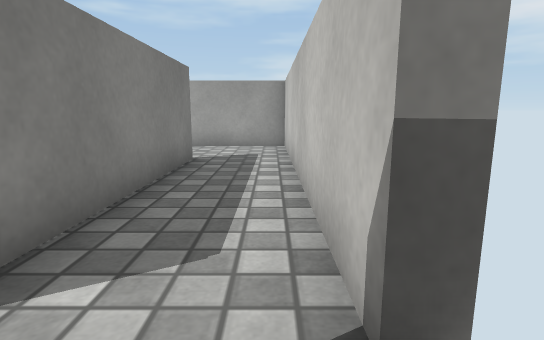
view 1 (above)

22 first-person views from a walk through a Unity game level. The camera is 0.53 m above the floor, tilts 10° down and sees 80° across. The floor is counted in squares, 0.5 m on a side. Each view is taken from the middle of a square. On the plan, view 1 faces up. The plan holds only what a view shows up to about 13 squares ahead; the rest is blank. The player is left out. Surface patterns are stand-ins for the level's own textures.

view 2
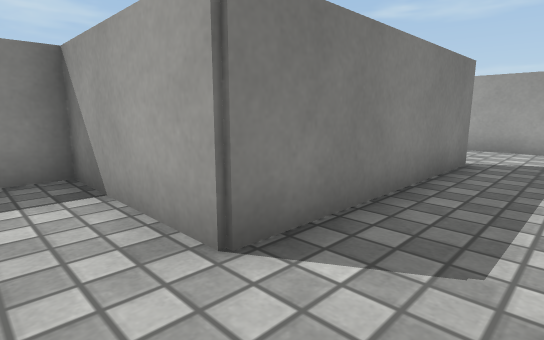

view 3
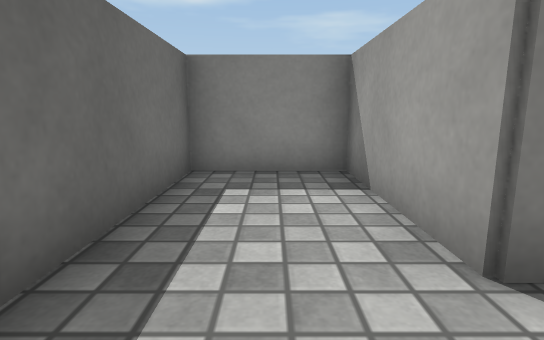

view 4
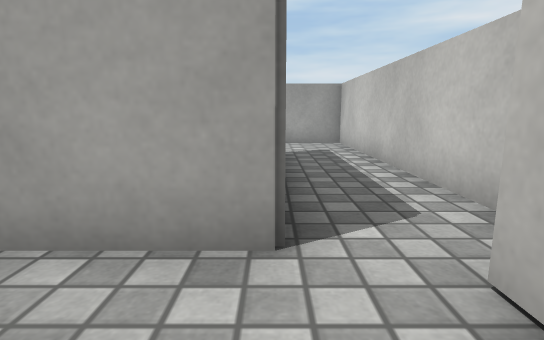

view 5
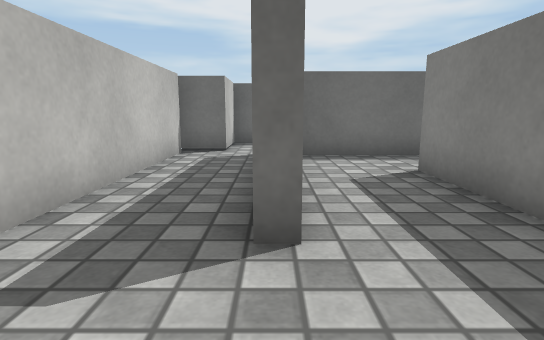

view 6
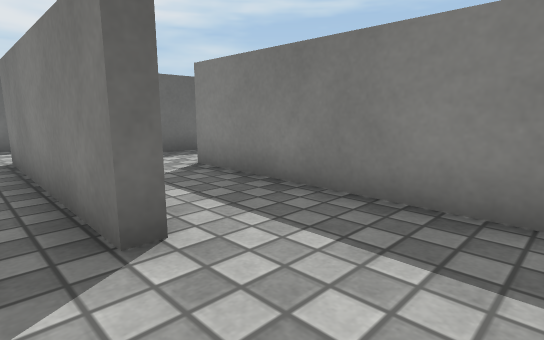

view 7
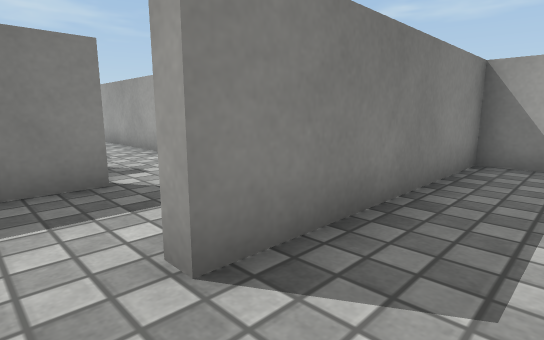

view 8
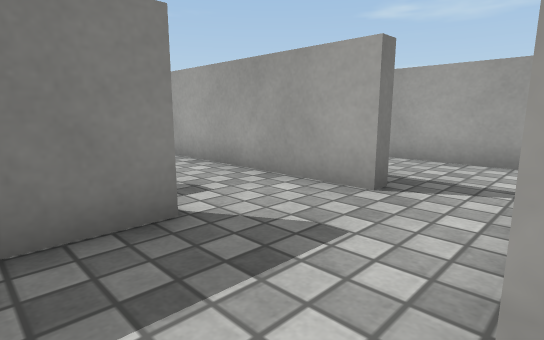

view 9
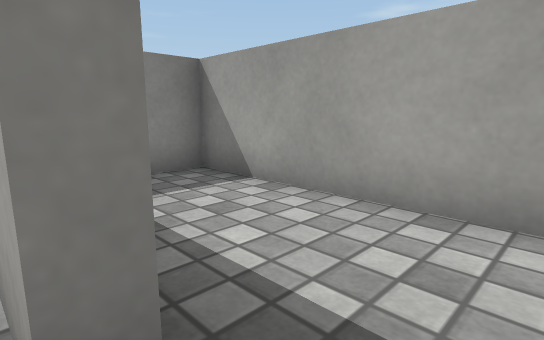

view 10
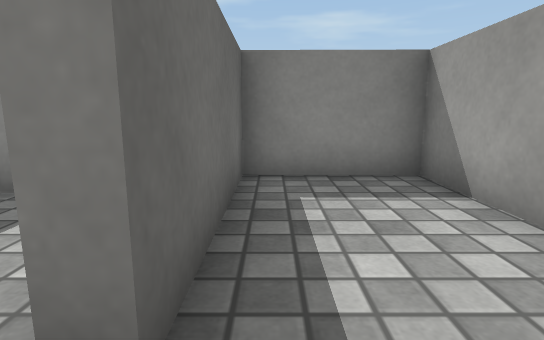

view 11
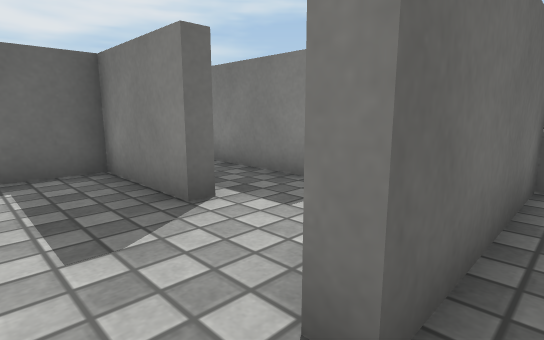

view 12
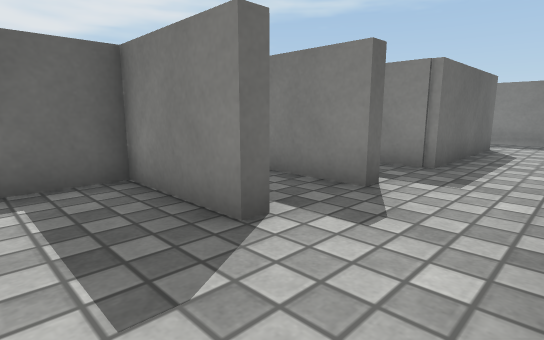

view 13
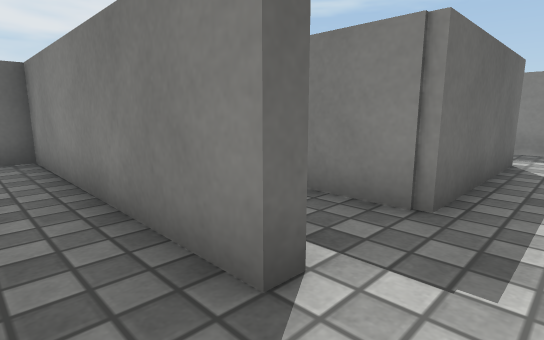

view 14
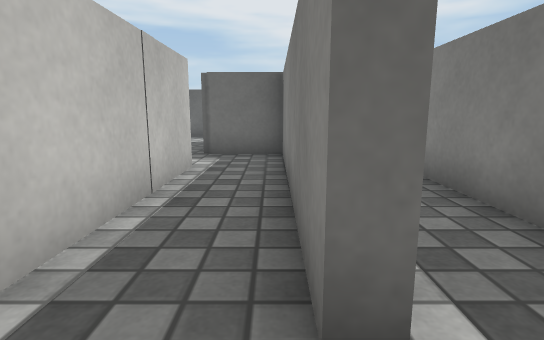

view 15
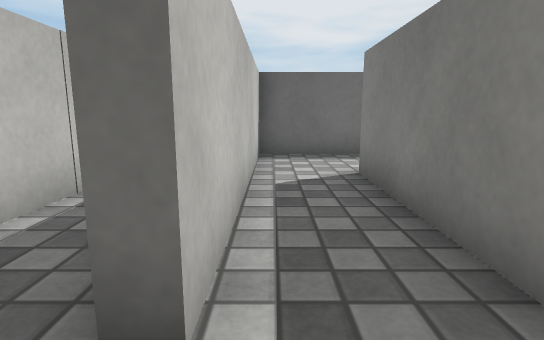

view 16
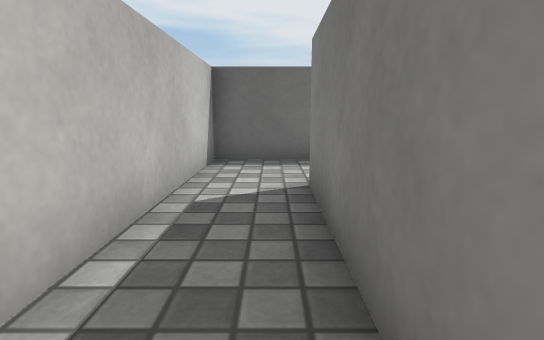

view 17
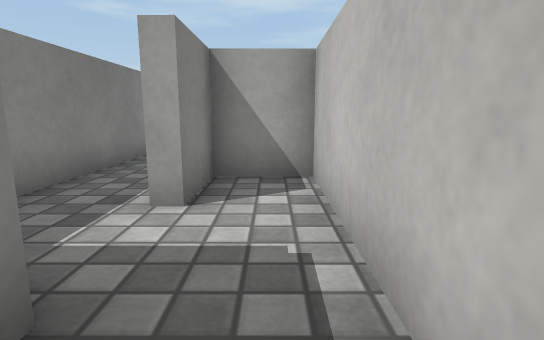

view 18
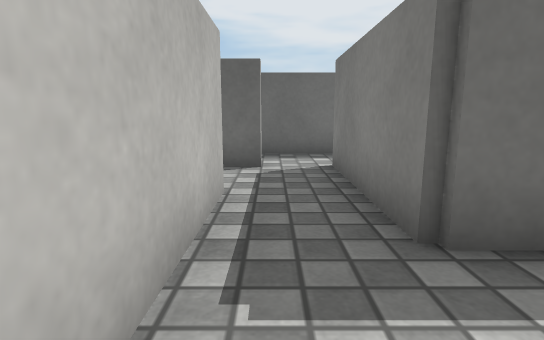

view 19
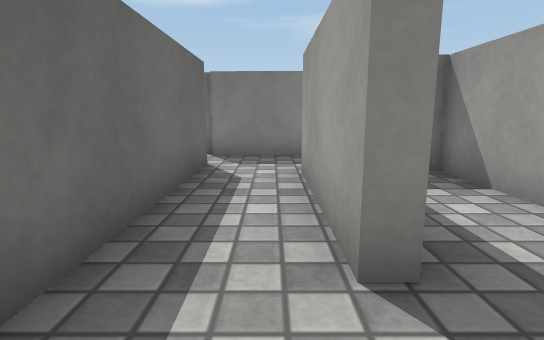

view 20
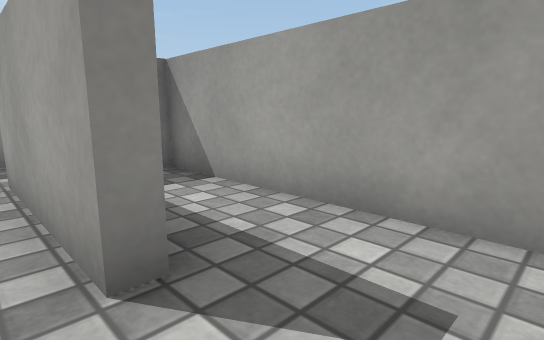

view 21
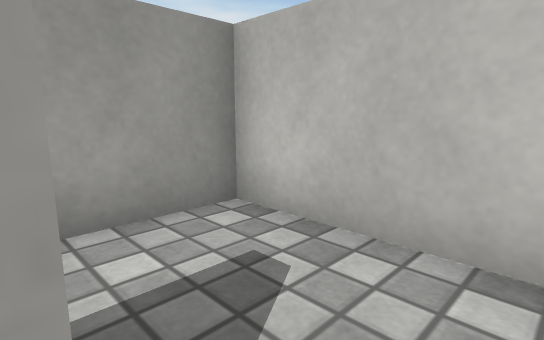

view 22
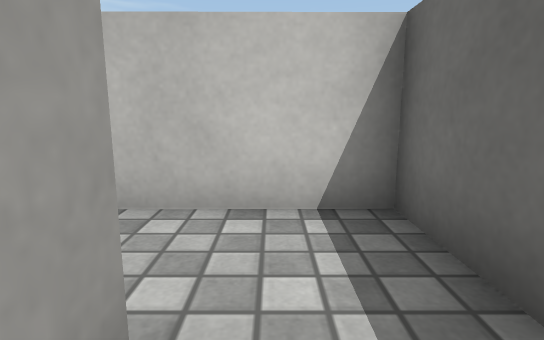

### Floor plan
Ten units are one square. View 1 is at (0, 0); x grows to the right and y downward. Boxes are objects, and circles mark ways between rooms. Rooms are numbered by the first view taken in them; rooms with no view inside come last. Other rooms are left out.
<svg viewBox="-176 -110 196 180">
<path fill="none" stroke="#000" d="M-55 -18 -28 -18M-23 -75 -18 -75 -19 -14 -59 -14 -59 15 -6 15M5 -14 4 -105 -47 -105 -47 -40 -52 -40M-84 -47 -80 -47 -80 -18 -55 -18M-71 -75 -71 -71 -86 -71M-59 -105 -115 -105 -115 -75 -71 -75M-86 -71 -159 -71M-107 4 -106 -47 -102 -47 -103 24 -82 24M-84 4 -84 -42M-171 -48 -125 -47 -126 -2M-19 45 -60 45M-63 43 -63 26M-69 64 5 64 5 44M-82 24 -82 65M-63 26 -63 -14 -80 -14 -80 4 -84 4M-19 40 -19 45M5 44 5 19 -60 19"/>
<rect x="5" y="5" width="10" height="10" fill="#bbb"><title>other object</title></rect>
<rect x="5" y="-15" width="10" height="10" fill="#bbb"><title>other object</title></rect>
<circle cx="-50" cy="-35" r="3" fill="#2a7"/>
<circle cx="-65" cy="-70" r="3" fill="#2a7"/>
<circle cx="-80" cy="-55" r="3" fill="#2a7"/>
<circle cx="-80" cy="15" r="3" fill="#2a7"/>
<circle cx="-70" cy="35" r="3" fill="#2a7"/>
<circle cx="-5" cy="40" r="3" fill="#2a7"/>
<text x="-30" y="-40">1</text>
<text x="-70" y="-50">2</text>
<text x="-90" y="-90">3</text>
<text x="-110" y="-40">4</text>
<text x="-40" y="50">5</text>
<text x="-70" y="10">6</text>
<text x="-20" y="30">7</text>
</svg>
Room 1 opens to room 2. Room 2 opens to room 3. Room 2 opens to room 4. Room 4 opens to room 6. Room 5 opens to room 6. Room 5 opens to room 7.

Where each view was taken, in squares from view 1:
view 1: 0 up, 0 right, facing up
view 2: 0 up, 0 right, facing up-left
view 3: 0 up, 0 right, facing left
view 4: 1 down, 2 left, facing up
view 5: 10 up, 2 left, facing down
view 6: 10 up, 1 left, facing down-left
view 7: 3 up, 3 left, facing up-left
view 8: 3 up, 5 left, facing up-left
view 9: 7 up, 6 left, facing up-left
view 10: 8 up, 6 left, facing left
view 11: 8 up, 6 left, facing down-left
view 12: 7 up, 6 left, facing down-left
view 13: 6 up, 9 left, facing down-left
view 14: 6 up, 10 left, facing down
view 15: 6 up, 11 left, facing down
view 16: 5 up, 12 left, facing down
view 17: 4 down, 7 left, facing up
view 18: 0 up, 7 left, facing down
view 19: 5 down, 0 right, facing left
view 20: 5 down, 0 right, facing up-left
view 21: 5 down, 2 left, facing up-right
view 22: 5 down, 3 left, facing right
